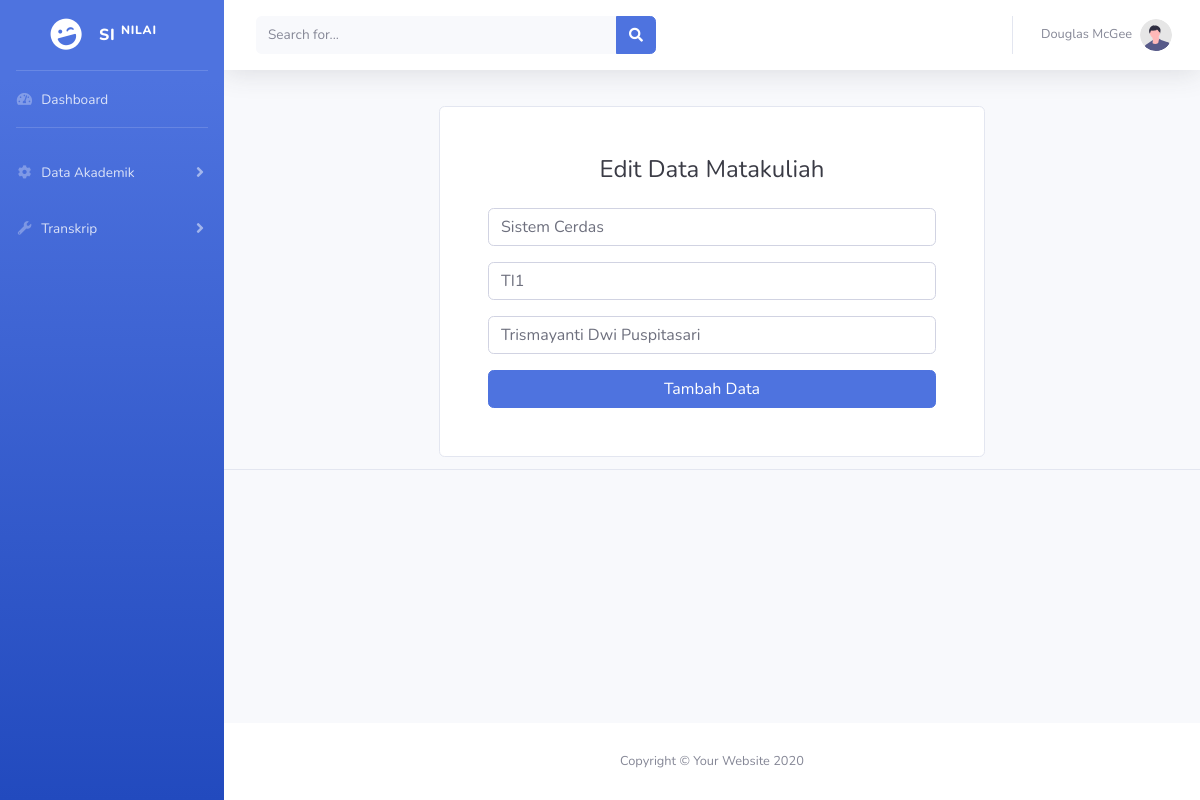
Page /Ematkul.php?id=1 on the committed database.
### tables this page shows
CREATE TABLE `matakuliah` (
  `id` int NOT NULL,
  `nama_mkl` varchar(255) NOT NULL,
  `kode_mkl` varchar(25) NOT NULL,
  `pengampu` varchar(255) NOT NULL,
  `nilai_matkul` int NOT NULL
);

### koneksi.php (called while the page is built)
<?php
$conn= mysqli_connect("localhost", "root", "", "transkrip");
function query ($query){
	global $conn;
	$result = mysqli_query($conn, $query);
	$rows = [];
	while ($row = mysqli_fetch_assoc($result)) {
		$rows[] = $row;
	}
	return $rows;
}
?>

### Ematkul.php (the view, shortened to what this page needs)
<?php
include 'koneksi.php';
$id = $_GET["id"];
$matkul = query("SELECT * FROM matakuliah WHERE id = $id")[0];
?>
<!DOCTYPE html>
<html lang="en">
<head>
    <link href="vendor/fontawesome-free/css/all.min.css" rel="stylesheet" type="text/css">
    <link href="css/sb-admin-2.min.css" rel="stylesheet">
    <link href="vendor/datatables/dataTables.bootstrap4.min.css" rel="stylesheet">
</head>
<body id="page-top">
    <div id="wrapper">
        <ul class="navbar-nav bg-gradient-primary sidebar sidebar-dark accordion" id="accordionSidebar">
            <a class="sidebar-brand d-flex align-items-center justify-content-center" href="index.html">
                <div class="sidebar-brand-icon rotate-n-15">
                    <i class="fas fa-laugh-wink"></i>
                </div>
                <div class="sidebar-brand-text mx-3">SI <sup>Nilai</sup></div>
            </a>
            <hr class="sidebar-divider my-0">
            <li class="nav-item">
                <a class="nav-link" href="index.html">
                    <i class="fas fa-fw fa-tachometer-alt"></i>
                    <span>Dashboard</span></a>
            </li>
            <hr class="sidebar-divider">
            <li class="nav-item">
                <a class="nav-link collapsed" href="#" data-toggle="collapse" data-target="#collapseTwo"
                    aria-expanded="true" aria-controls="collapseTwo">
                    <i class="fas fa-fw fa-cog"></i>
                    <span>Data Akademik</span>
                </a>
            </li>
            <li class="nav-item">
                <a class="nav-link collapsed" href="#" data-toggle="collapse" data-target="#collapseUtilities"
                    aria-expanded="true" aria-controls="collapseUtilities">
                    <i class="fas fa-fw fa-wrench"></i>
                    <span>Transkrip</span>
                </a>
            </li>
        </ul>
        <div id="content-wrapper" class="d-flex flex-column">
            <div id="content">
                <nav class="navbar navbar-expand navbar-light bg-white topbar mb-4 static-top shadow">
                    <form
                        class="d-none d-sm-inline-block form-inline mr-auto ml-md-3 my-2 my-md-0 mw-100 navbar-search">
                        <div class="input-group">
                            <input type="text" class="form-control bg-light border-0 small" placeholder="Search for..."
                                aria-label="Search" aria-describedby="basic-addon2">
                            <div class="input-group-append">
                                <button class="btn btn-primary" type="button">
                                    <i class="fas fa-search fa-sm"></i>
                                </button>
                            </div>
                        </div>
                    </form>
                    <ul class="navbar-nav ml-auto">
                        <li class="nav-item dropdown no-arrow">
                            <a class="nav-link dropdown-toggle" href="#" id="userDropdown" role="button"
                                data-toggle="dropdown" aria-haspopup="true" aria-expanded="false">
                                <span class="mr-2 d-none d-lg-inline text-gray-600 small">Douglas McGee</span>
                                <img class="img-profile rounded-circle"
                                    src="img/undraw_profile.svg">
                            </a>
                        </li>
                    </ul>
                </nav>
                <div class="card-header">
                        <div class="card col-md-7 mx-auto p-5">
                    <div class="text-center">
                    <form  class= "user"method="POST" action="" autocomplete="off" enctype="multipart/form-data">
                                <h1 class="h4 text-gray-900 mb-4">Edit Data Matakuliah</h1>
                            </div>
                                <div class="form-group">
                                    <input type="text" class="form-control form-control-user" placeholder="Masukkan Nama Matakuliah..." name="nama_mkl" value="<?= $matkul["nama_mkl"];?>">
                                </div>
                                <div class="form-group">
                                    <input type="text" class="form-control form-control-user"  placeholder="Masukkan Kode Matakuliah..." name="kode_mkl"  value="<?= $matkul["kode_mkl"];?>">
                                </div>
                                <div class="form-group">
                                    <input type="text" class="form-control form-control-user"  placeholder="Masukkan Nama..." name="pengampu" value="<?= $matkul["pengampu"];?>">
                                </div>
                                <button type="submit" class="btn btn-primary btn-user btn-block" name="update">
                                  Tambah Data
                                </button>
                                </div>
                            </div>
                            </div>
            <footer class="sticky-footer bg-white">
                <div class="container my-auto">
                    <div class="copyright text-center my-auto">
                        <span>Copyright &copy; Your Website 2020</span>
                    </div>
                </div>
            </footer>
        </div>
    </div>
</body>
</html>

### rows in the picture
matakuliah: nama_mkl "Sistem Cerdas", kode_mkl "TI1", pengampu "Trismayanti Dwi Puspitasari"
